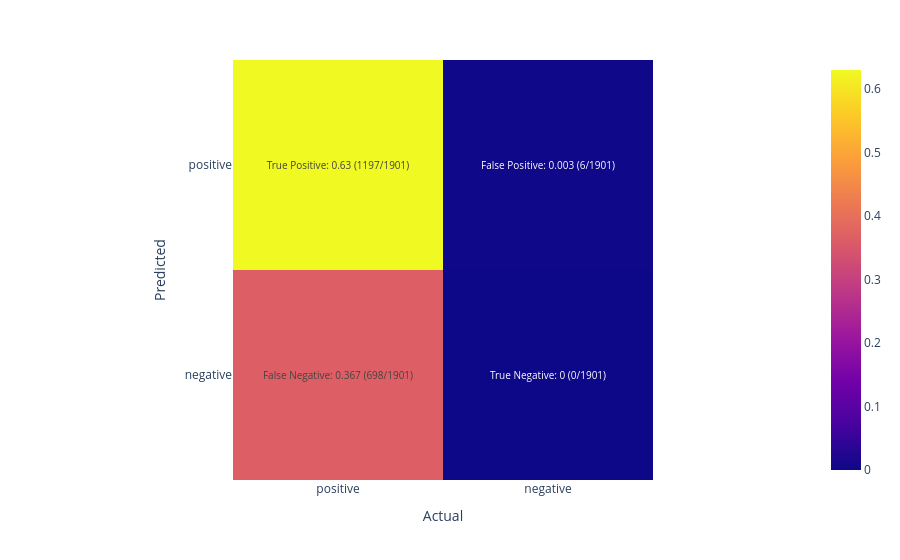

Source (notebook cell):
### Code cell
show_heatmap(dlib_status)

### Figure 1 — Plotly figure (JSON) as saved in the notebook; plotly's stock layout.template omitted (floating-point values rounded to 4 significant figures)
{"data": [{"coloraxis": "coloraxis", "hovertemplate": "Actual: %{x}<br>Predicted: %{y}<br>color: %{z}<extra></extra>", "name": "0", "text": [["True Positive: 0.63 (1197/1901)", "False Positive: 0.003 (6/1901)"], ["False Negative: 0.367 (698/1901)", "True Negative: 0 (0/1901)"]], "texttemplate": "%{text}", "type": "heatmap", "x": ["positive", "negative"], "xaxis": "x", "y": ["positive", "negative"], "yaxis": "y", "z": [[0.63, 0.003], [0.367, 0]]}], "layout": {"coloraxis": {"colorscale": [[0, "#0d0887"], [0.1111, "#46039f"], [0.2222, "#7201a8"], [0.3333, "#9c179e"], [0.4444, "#bd3786"], [0.5556, "#d8576b"], [0.6667, "#ed7953"], [0.7778, "#fb9f3a"], [0.8889, "#fdca26"], [1, "#f0f921"]]}, "margin": {"t": 60}, "xaxis": {"anchor": "y", "constrain": "domain", "domain": [0, 1], "scaleanchor": "y", "title": {"text": "Actual"}}, "yaxis": {"anchor": "x", "autorange": "reversed", "constrain": "domain", "domain": [0, 1], "title": {"text": "Predicted"}}}}
